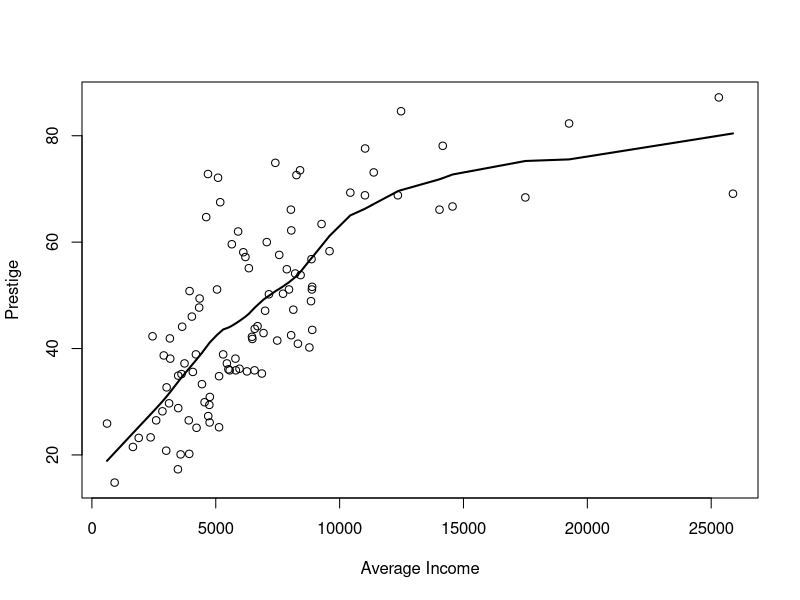
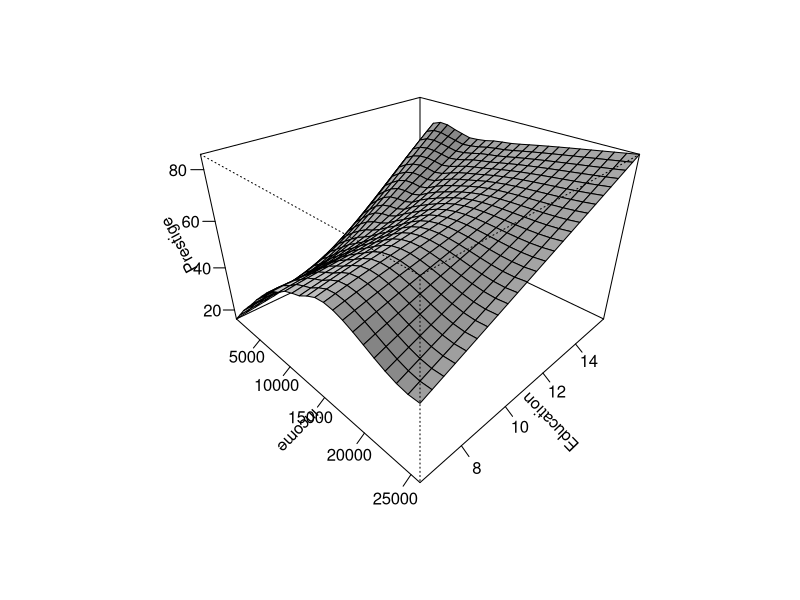
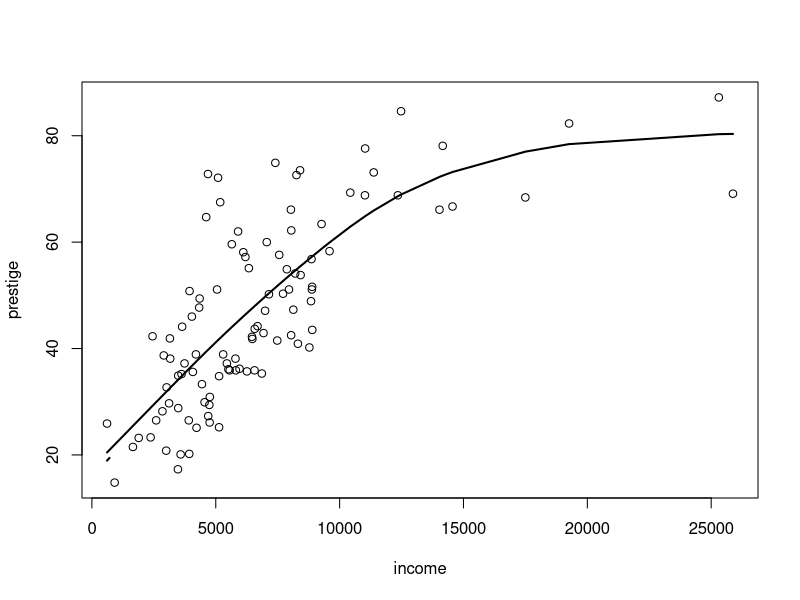
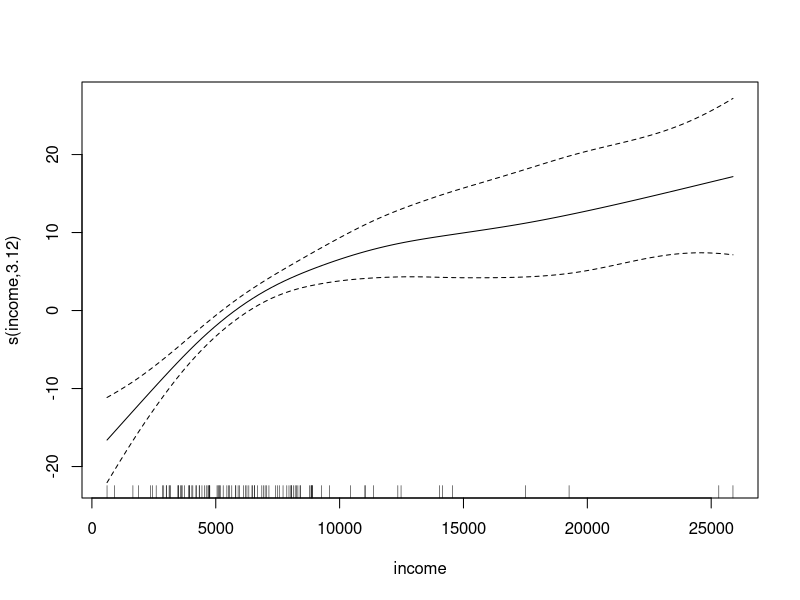
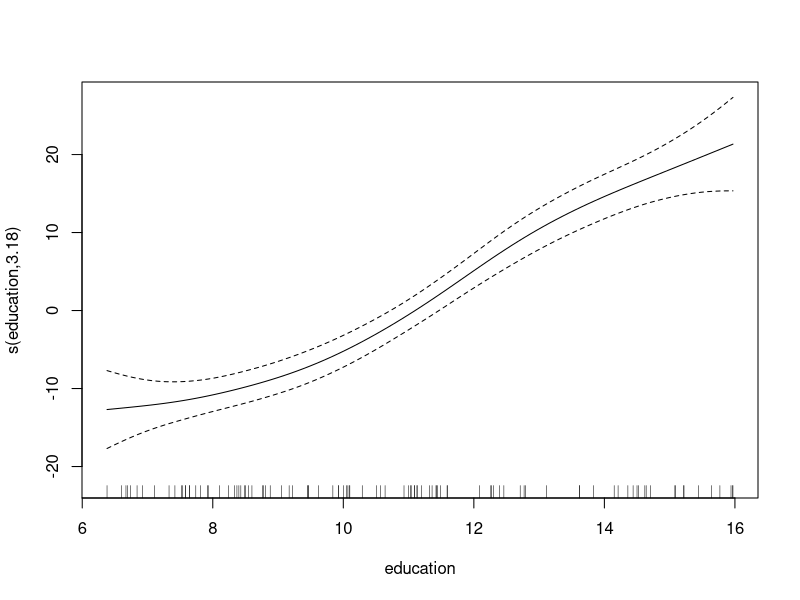

The R script that drew these images, in order:
install.packages("car")

library(car)

data(Prestige)

attach(Prestige)

#---model y = f(xi) + e

# y = Prestige
# income

plot(income, prestige, xlab = "Average Income", ylab = "Prestige")
lines(lowess(income, prestige, f = 0.5, iter =0), lwd = 2)

# the argument f to lowess gives the spanof the local regression smoother, 
#iter=0, specifies that the local regression should not be refit to downweight outlaying observations

# Extend the model in one above to include two covariates (income and eduction)

mod.lo <- loess(prestige ~ income + education, span = .5, degree = 1)
summary(mod.lo)

# Visualize the above

inc <- seq(min(income), max(income), len = 25)
ed <- seq(min(education), max(education), len = 25)

newdata <- expand.grid(income = inc, education = ed)

fit.prestige <- matrix(predict(mod.lo, newdata), 25, 25)

persp(inc, ed, fit.prestige, theta = 45, phi = 30, ticktype = "detailed", xlab = 'income',
      ylab = 'Education', zlab = 'Prestige', expand  = 2/3, shade = 0.5)

mod.lo.income <- loess(prestige ~ income, span = 0.7, degree =1) # omitting education
mod.lo.ed <- loess(prestige ~ education, span =0.7, degree = 1) # omit income

anova(mod.lo.income, mod.lo) #testing for education

anova(mod.lo.ed, mod.lo) #testing for income

#--- smoothing splines

mod.lo.income

plot(income, prestige)

inc.100 <- seq(min(income), len = 100)
pres <- predict(mod.lo.income, data.frame(income = inc.100))

lines(inc.100, pres, lty = 2, lwd = 2) # loess curve
lines(smooth.spline(income, prestige, df = 3.85), lwd = 2)

# additive Non parametric regression

# yi = a + fi(xi1) + f2(xi2) + .... + fk(xik) + e

# package mgcv

library(mgcv)

mod.gam <- gam(prestige ~ s(income) + s(education))

summary(mod.gam)

plot(mod.gam)


detach(Prestige)

data(Mroz)

attach(Mroz)

k5f <- factor(k5)

k618f <- factor(k618)

# Responce = lfp

# Age(smooth), inc(smoot), k5f, k618f, wc, hc, while modlling choose binomial as a family



# Convert to factors
k5f   <- factor(Mroz$k5)
k618f <- factor(Mroz$k618)

# Fit GAM: 
mod_mroz <- gam(lfp ~ s(age) + s(inc) + k5f + k618f + wc + hc,
               family = binomial,
               data = Mroz)

summary(mod_mroz)
